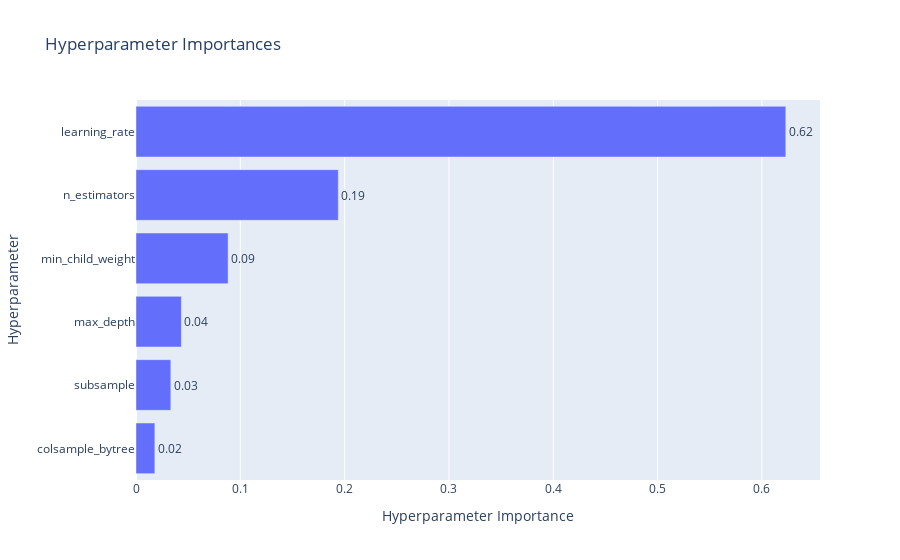

Notebook code cell kept with this figure:
### Code cell
# 하이퍼파라미터별 중요도를 확인할 수 있는 그래프
optuna.visualization.plot_param_importances(study_xgb)

### Figure 1 — Plotly figure (JSON) as saved in the notebook; plotly's stock layout.template omitted (floating-point values rounded to 4 significant figures)
{"data": [{"cliponaxis": false, "hovertemplate": ["colsample_bytree (FloatDistribution): 0.01806524659224314<extra></extra>", "subsample (FloatDistribution): 0.03338478428204029<extra></extra>", "max_depth (IntDistribution): 0.043484790958495424<extra></extra>", "min_child_weight (IntDistribution): 0.08830044642408781<extra></extra>", "n_estimators (IntDistribution): 0.1939039635125217<extra></extra>", "learning_rate (FloatDistribution): 0.6228607682306116<extra></extra>"], "name": "Objective Value", "orientation": "h", "text": ["0.02", "0.03", "0.04", "0.09", "0.19", "0.62"], "textposition": "outside", "type": "bar", "x": [0.01807, 0.03338, 0.04348, 0.0883, 0.1939, 0.6229], "y": ["colsample_bytree", "subsample", "max_depth", "min_child_weight", "n_estimators", "learning_rate"]}], "layout": {"title": {"text": "Hyperparameter Importances"}, "xaxis": {"title": {"text": "Hyperparameter Importance"}}, "yaxis": {"title": {"text": "Hyperparameter"}}}}
